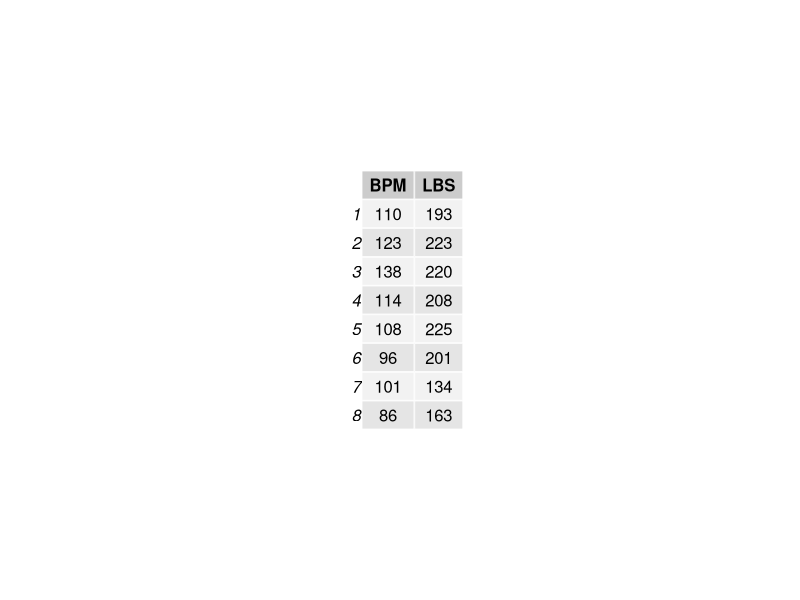
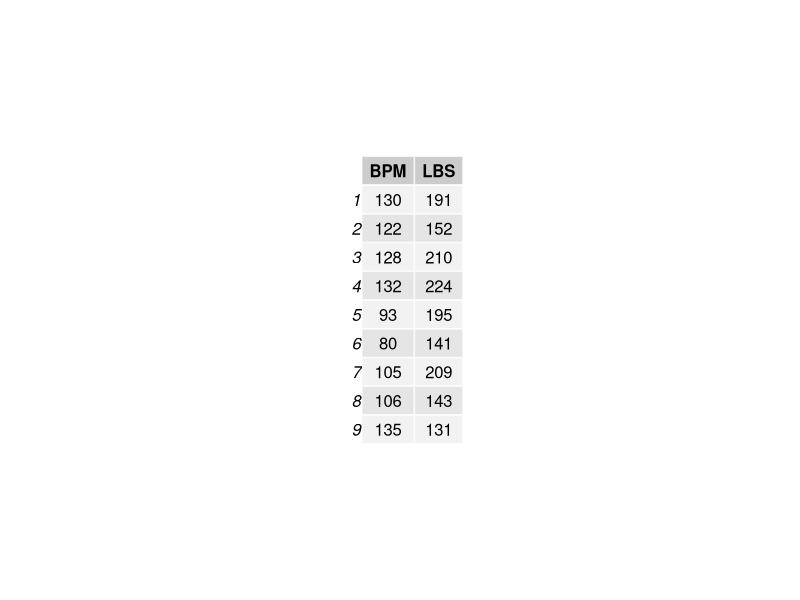
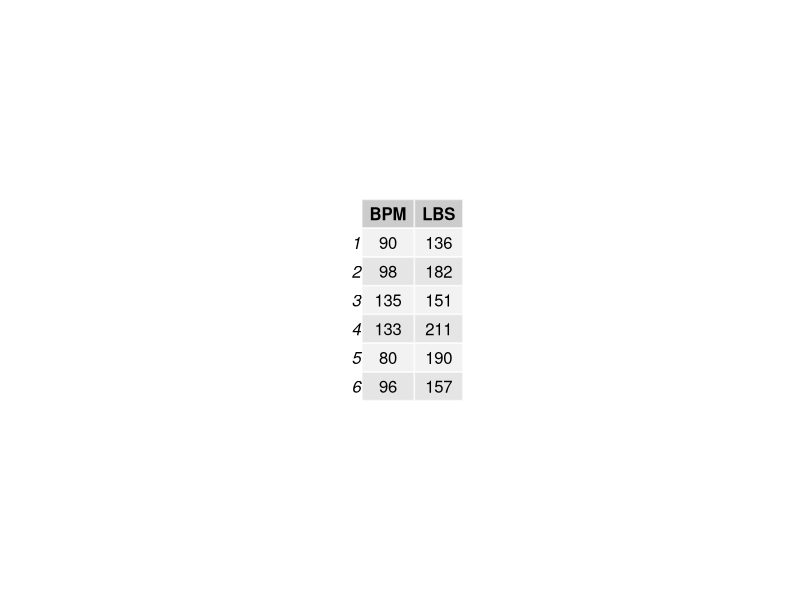
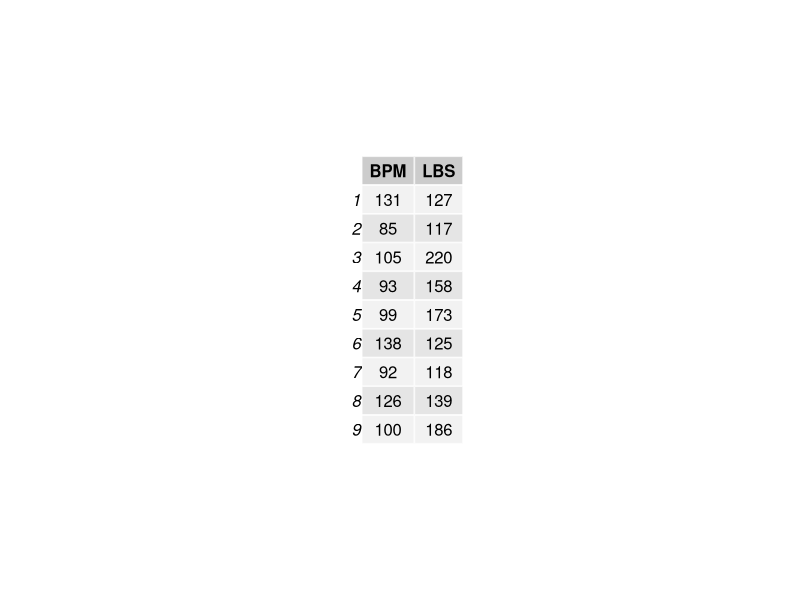
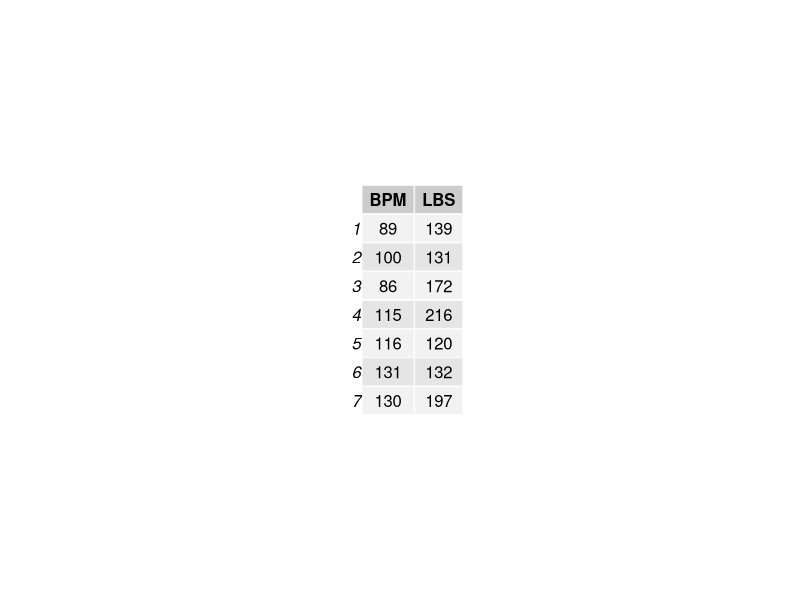
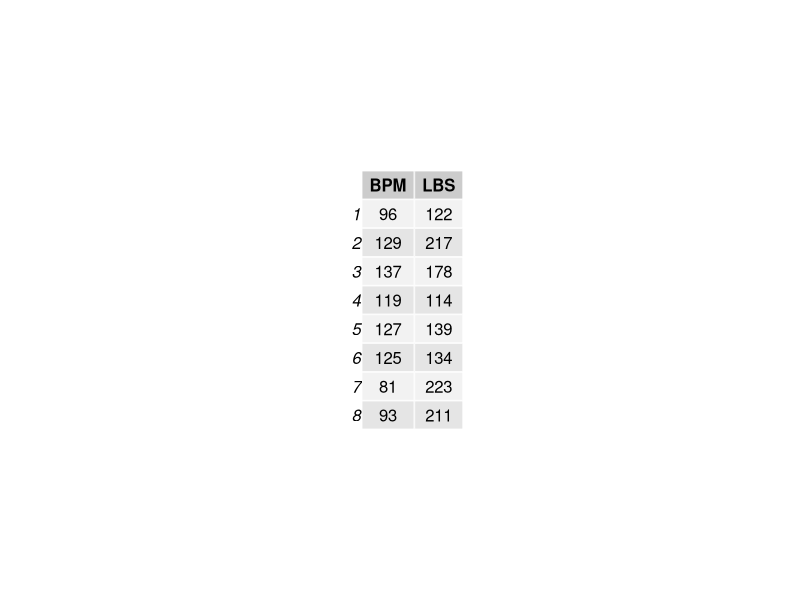
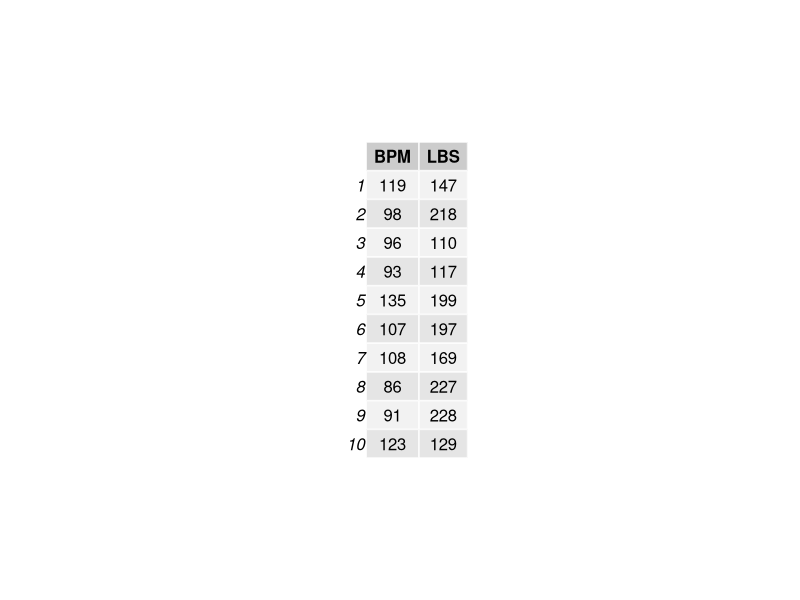
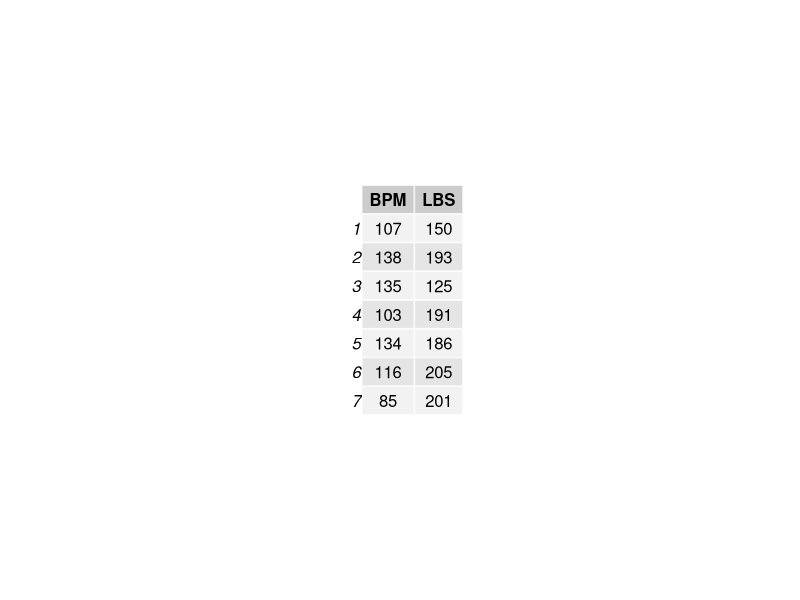

Reproduce these figures in R, in order. (Note: this script raises an error after producing the figures.)
##### RegMC1 #####
library(gridExtra) # the pacakge needed for this particular question to create multiple grid-level plots in a page
RegMC1= function(
title = "RegMC1", # Question-bank title that will be easily viewable in e-learning
n = 200, # Number of questions to generate
type = "MC", # The question type, one of many possible types on e-learning
answers = 5, # Number of answers per MC question
points.per.q = 4, # Number of points the question is worth (on the test)
difficulty = 1, # An easily viewable difficulty level on e-learning
quest.txt1 = "A new cardiovascular medication was administered to a group of subjects. The subjects' heartrates (bpm) and weights (lbs) were recorded above after the medication was administered. The standard deviation of the heartrates was ",
quest.txt2 = ", and the standard deviation of the weights was ",
quest.txt3 = ". The correlation coefficient between heartrate and weight was ",
quest.txt4 = ". What is the ",
quest.txt5 = " of the regression line heartrate (y) vs. weight (x) for all who receive this medicine?", # The above 5 question texts are static text for the full question
digits = 2, # This is the number of decimal places to round off the data
loc.path = "/Users/josephyang/Desktop/School Stuff/STAT 1600/Course Development/Question Generators/Stat1600-QGen/RegMC1 images/", # This is the local path used to store any randomly generated image files
e.path = "Images/", # This is the path on e-learning used to store any above-implemented image files
hint = "You'll need a formula from your chapter on regression. Pick the closest answer.", # This is a student hint, visible to them during the exam on e-learning
feedback = "Slope = r*sy/sx. Intercept = mean(bpm) - mean(lbs)*slope" # This is student feedback, visible after the exam
)
{
param <- c("NewQuestion","ID","Title","QuestionText","Points","Difficulty", "Image",
           rep("Option", answers),"Hint","Feedback") # These are setting row names for the CSV file
questions <- data.frame() # This opens a data frame to store the randomly generated questions below
for(i in 1:n)
{
  ID <- paste(title, i, sep = "-") # The ID of the specific question within the bank, title + question number in the loop
  points <- sample(c(rep(0,answers-1),100),replace=F) # The proportion of points assigned to each possible answer, 1 if correct or 0 if incorrect
  corr.ind <- 7 + which.max(points) # This is the row index of the correct answer
  decis <- sample(6:10, size = 1)
  BPM <- sample(80:140, size = decis) # randomly generating the heartrates values for the subjects 
  LBS <- sample(110:230, size = decis) # randomly generating the weight values for the subjects
  data <- data.frame(BPM, LBS, stringsAsFactors = FALSE) # generating a data frame combining both the bpm and lbs values
  data1 <- round(sd(BPM), digits) # calculating the standard deviation of heartrates
  data2 <- round(sd(LBS), digits) # calculating the standard deviation of weights
  data3 <- round(cor(BPM, LBS), digits) # calculating the correlation between two variables
  data4 <- sample(c("slope", "intercept"), size = 1) # creating the option for question of interest 
  corr.ans <- if(data4 == "slope"){round(data3*data1/data2,
                                         digits = digits)}
  else{round(mean(BPM)-(mean(LBS)*data3*data1/data2),
             digits = digits)} # This is the correct answer to the question
  up.min <- corr.ans + .12 # This is the minimum value for incorrect answers above the correct answer
  down.max <- corr.ans - .12 # This is the maximum value for incorrect answers below the correct answer
  ans.txt <- sample(if((corr.ans <= -.1) & (data4 == "slope")){seq(up.min, up.min + .4, 10^-digits)}
                    else{if((corr.ans >= .3) & (data4 == "slope")){seq(down.max - .4, down.max, 10^-digits)}
                      else{if((corr.ans <= 70) & (data4 == "intercept")){seq(up.min, up.min + 50, 10^-digits)}
                        else{if((corr.ans >= 180) & (data4 == "intercept")){seq(down.max - 50, down.max, 10^-digits)}
                          else{if((corr.ans > 180) & (corr.ans < 70) & (data4 == "intercept")){
                            c(seq(down.max - 50, down.max, 10^-digits), seq(up.min, up.min + 50, 10^-digits))}
                            else{c(seq(down.max - .4, down.max, 10^-digits),
                                   seq(up.min, up.min + .4, 10^-digits))}}}}},
                    size = answers) # These are randomly generated incorrect answers.
  content <- c(type, ID, ID, paste(quest.txt1, data1, quest.txt2, data2, quest.txt3, data3, quest.txt4, data4, quest.txt5, sep = ""),
               points.per.q, difficulty, paste(e.path, paste(title, i, sep = "-"), ".jpeg", sep = ""),
               points, hint, feedback) # This is collecting a lot of the above information into a single vector
  options <- c(rep("",7), ans.txt, rep("",2)) # This is collecting the incorrect answers above, and indexing them correctly by row
  options[corr.ind] <- corr.ans # This is imputing the correct answer at the appropriate row index
  questions[(1+(9+answers)*i):((9+answers)*(i+1)),1] <- param # This is indexing and storing all the row names
  questions[(1+(9+answers)*i):((9+answers)*(i+1)),2] <- content # Indexing and storing all the content
  questions[(1+(9+answers)*i):((9+answers)*(i+1)),3] <- options # Indexing and storing the answers, both incorrect and correct
  jpeg(filename=paste(loc.path, paste(title, i, sep = "-"), ".jpeg", sep = ""),
       height = 25*nrow(data), width = 65*ncol(data)) # creating the image files in the designated place
  p <- tableGrob(data) # Creating the summary statistics for the graphical item
  grid.arrange(p) # arranging all the summary statistics for the graphical items in one location
  dev.off()
}
questions <- questions[((10+answers)):((9+answers)*(n+1)),] # Storing only what's needed for e-learning upload as a CSV file
write.table(questions, sep=",", file=paste(title, ".csv", sep = ""),
            row.names=F, col.names=F) # Writing the CSV file
}


RegMC1() # creating the csv file
